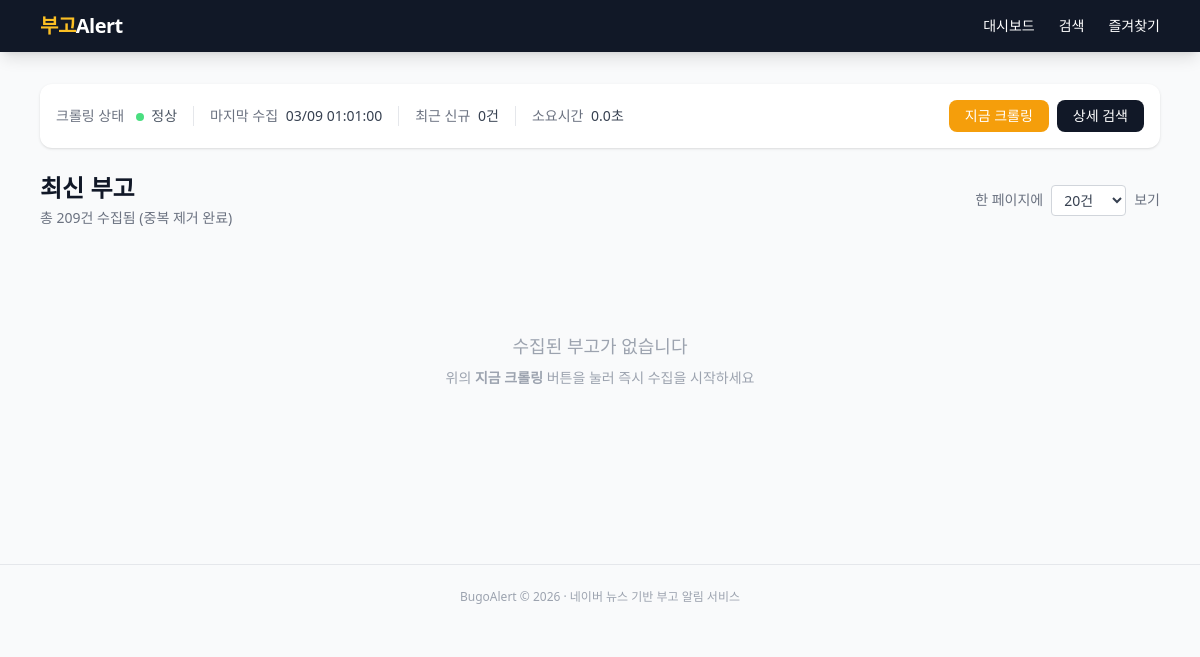
Page /?page=12&per_page=20 on the earlier database version.
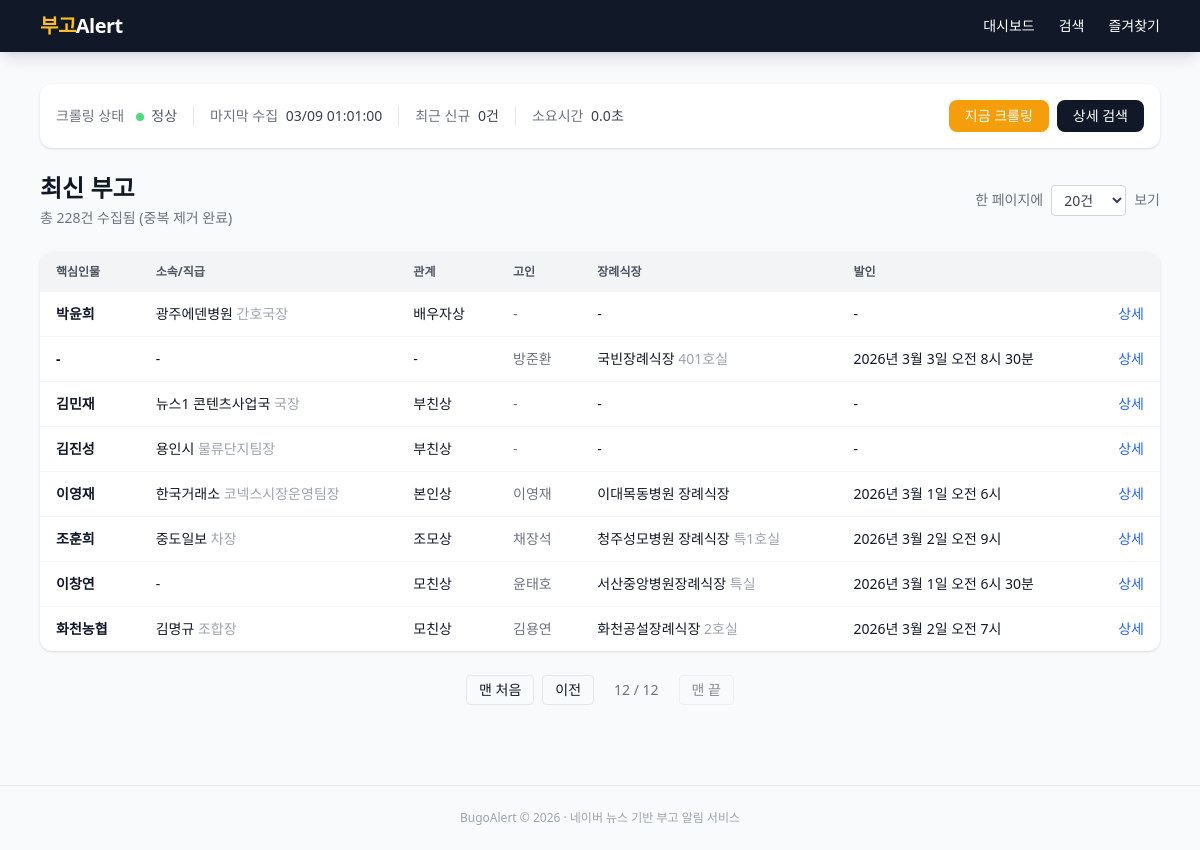
Same page on the later database version.
### app/models.py (models this page shows)
class Obituary(Base):
    __tablename__ = "obituaries"
    id = Column(Integer, primary_key=True, autoincrement=True)
    source_url = Column(String(512), nullable=False)
    title = Column(String(512), nullable=False)
    key_person = Column(String(100))
    organization = Column(String(200))
    position = Column(String(200))
    deceased_name = Column(String(100))
    deceased_age = Column(String(50))
    relationship = Column(String(100))
    related_persons = Column(Text)
    funeral_hall = Column(String(200))
    room_number = Column(String(50))
    funeral_date = Column(String(100))
    funeral_time = Column(String(50))
    contact = Column(String(100))
    remarks = Column(Text)
    raw_text = Column(Text)
    published_at = Column(DateTime)
    created_at = Column(DateTime, default=datetime.utcnow)
    dedup_key = Column(String(200), unique=True, nullable=True)
    __table_args__ = (
        Index("ix_obituaries_key_person", "key_person"),
        Index("ix_obituaries_org", "organization"),
        Index("ix_obituaries_published", "published_at"),
        Index("ix_obituaries_dedup", "dedup_key"),
        Index("ix_obituaries_source_url", "source_url"),
    )

### app/routers/obituaries.py (the view)
@router.get("/")
async def index(
    request: Request,
    db: Session = Depends(get_db),
    page: int = Query(1, ge=1),
    per_page: int = Query(20, ge=10, le=100),
):
    per_page = _valid_per_page(per_page)
    query = _search_query(db)
    total = query.count()
    obituaries = query.offset((page - 1) * per_page).limit(per_page).all()
    total_pages = max(1, (total + per_page - 1) // per_page)
    crawl_status = getattr(request.app.state, "crawl_status", {})
    return request.app.state.templates.TemplateResponse(
        "index.html",
        {
            "request": request,
            "obituaries": obituaries,
            "page": page,
            "total_pages": total_pages,
            "total": total,
            "per_page": per_page,
            "per_page_options": PER_PAGE_OPTIONS,
            "crawl_status": crawl_status,
        },
    )

### app/templates/index.html (shortened to what the changed rows need)
{% extends "base.html" %}
{% block content %}
<div class="flex items-center justify-between mb-6 flex-wrap gap-4">
  <div>
    <h1 class="text-2xl font-bold">최신 부고</h1>
    <p class="text-gray-500 text-sm mt-1">총 {{ total }}건 수집됨 (중복 제거 완료)</p>
  </div>
</div>
{% if obituaries %}
<div class="bg-white rounded-xl shadow overflow-hidden">
  <table class="w-full text-sm">
    <thead class="bg-gray-100 text-gray-600 uppercase text-xs">
      <tr>
        <th class="px-4 py-3 text-left">핵심인물</th>
        <th class="px-4 py-3 text-left">소속/직급</th>
        <th class="px-4 py-3 text-left">관계</th>
        <th class="px-4 py-3 text-left">고인</th>
        <th class="px-4 py-3 text-left">장례식장</th>
        <th class="px-4 py-3 text-left">발인</th>
        <th class="px-4 py-3"></th>
      </tr>
    </thead>
    <tbody class="divide-y divide-gray-100">
      {% for o in obituaries %}
      <tr class="hover:bg-amber-50 transition">
        <td class="px-4 py-3 font-bold text-gray-900">{{ o.key_person or '-' }}</td>
        <td class="px-4 py-3">{{ o.organization or '-' }}{% if o.position %} <span class="text-gray-400">{{ o.position }}</span>{% endif %}</td>
        <td class="px-4 py-3">{{ o.relationship or '-' }}</td>
        <td class="px-4 py-3 text-gray-500">{{ o.deceased_name or '-' }}</td>
        <td class="px-4 py-3">{{ o.funeral_hall or '-' }}{% if o.room_number %} <span class="text-gray-400">{{ o.room_number }}</span>{% endif %}</td>
        <td class="px-4 py-3">{{ (o.funeral_date or '-')|format_funeral_date }} {{ o.funeral_time or '' }}</td>
        <td class="px-4 py-3 text-right">
          <a href="/obituary/{{ o.id }}" class="text-blue-600 hover:underline">상세</a>
        </td>
      </tr>
      {% endfor %}
    </tbody>
  </table>
</div>
{% if total_pages > 1 %}
<div class="flex justify-center items-center gap-2 mt-6 flex-wrap">
  <a href="/?page=1&per_page={{ per_page }}" class="px-3 py-1 rounded border text-sm hover:bg-gray-100 {% if page == 1 %}opacity-50 pointer-events-none{% endif %}">맨 처음</a>
  {% if page > 1 %}
  <a href="/?page={{ page - 1 }}&per_page={{ per_page }}" class="px-3 py-1 rounded border text-sm hover:bg-gray-100">이전</a>
  {% endif %}
  <span class="px-3 py-1 text-sm text-gray-500">{{ page }} / {{ total_pages }}</span>
  <a href="/?page={{ total_pages }}&per_page={{ per_page }}" class="px-3 py-1 rounded border text-sm hover:bg-gray-100 {% if page == total_pages %}opacity-50 pointer-events-none{% endif %}">맨 끝</a>
</div>
{% endif %}
{% else %}
<div class="text-center py-20 text-gray-400">
  <p class="text-lg">수집된 부고가 없습니다</p>
  <p class="text-sm mt-2 mb-4">위의 <strong>지금 크롤링</strong> 버튼을 눌러 즉시 수집을 시작하세요</p>
</div>
{% endif %}
{% endblock %}

Differences in the rows shown:
now on this page (row unchanged): Obituary: key_person "박윤희", organization "광주에덴병원", position "간호국장", relationship "배우자상", deceased_name "-", funeral_hall "-", funeral_date "-"
now on this page (row unchanged): Obituary: key_person "-", organization "-", relationship "-", deceased_name "방준환", funeral_hall "국빈장례식장", room_number "401호실", funeral_date "2026년 3월 3일", funeral_time "오전 8시 30분"
now on this page (row edited): Obituary: key_person "김민재", organization "뉴스1 콘텐츠사업국", position "국장", relationship "부친상", deceased_name "-", funeral_hall "-", funeral_date "-"
now on this page (row edited): Obituary: key_person "김진성", organization "용인시", position "물류단지팀장", relationship "부친상", deceased_name "-", funeral_hall "-", funeral_date "-"
now on this page (row edited): Obituary: key_person "이영재", organization "한국거래소", position "코넥스시장운영팀장", relationship "본인상", deceased_name "이영재", funeral_hall "이대목동병원 장례식장", funeral_date "2026년 3월 1일", funeral_time "오전 6시"
now on this page (row edited): Obituary: key_person "조훈희", organization "중도일보", position "차장", relationship "조모상", deceased_name "채장석", funeral_hall "청주성모병원 장례식장", room_number "특1호실", funeral_date "2026년 3월 2일", funeral_time "오전 9시"
now on this page (row edited): Obituary: key_person "이창연", organization "-", relationship "모친상", deceased_name "윤태호", funeral_hall "서산중앙병원장례식장", room_number "특실", funeral_date "2026년 3월 1일", funeral_time "오전 6시 30분"
now on this page (row unchanged): Obituary: key_person "화천농협", organization "김명규", position "조합장", relationship "모친상", deceased_name "김용연", funeral_hall "화천공설장례식장", room_number "2호실", funeral_date "2026년 3월 2일", funeral_time "오전 7시"
Other differences:
{{ total }}: "209" → "228"
{{ page }}: (not shown) → "12"
{{ total_pages }}: (not shown) → "12"
text no longer shown: "수집된 부고가 없습니다 위의 지금 크롤링 버튼을 눌러 즉시 수집을 시작하세요"
text now shown: "핵심인물 소속/직급 관계 고인 장례식장 발인 맨 처음 이전 / 맨 끝"
